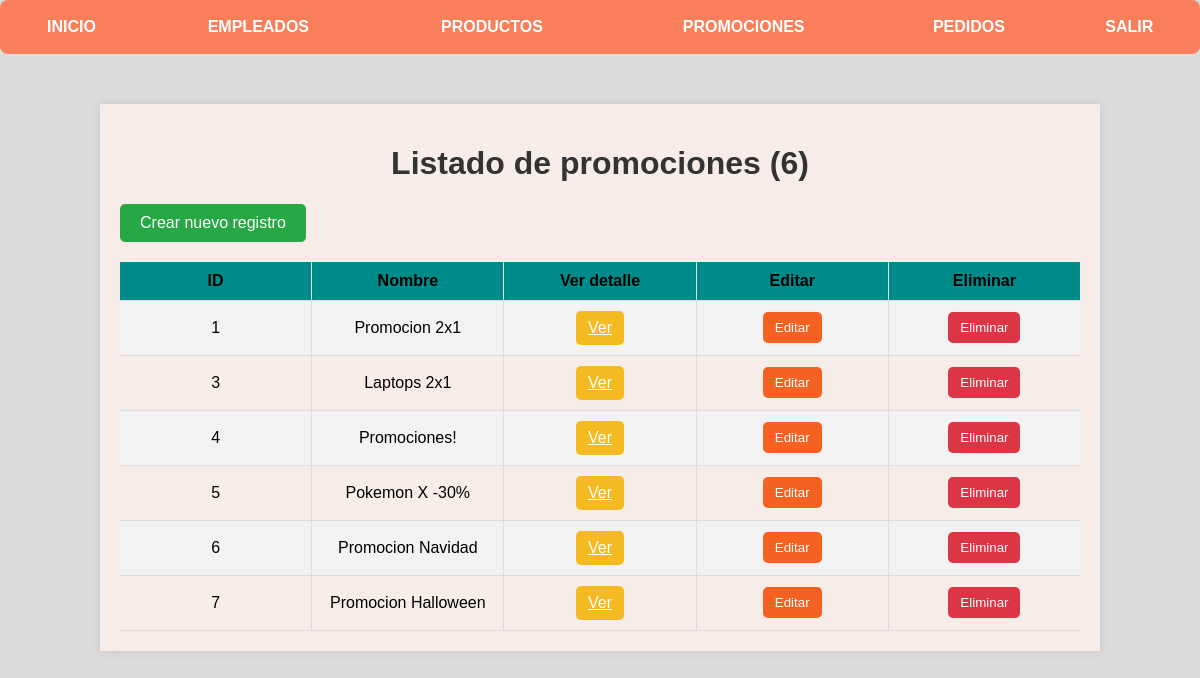
/promociones_lista.php (signed in), run on the app's committed database.
### tables this page shows
CREATE TABLE `promociones` (
  `id` int(11) NOT NULL,
  `nombre` varchar(128) NOT NULL,
  `archivo_n` varchar(255) DEFAULT NULL,
  `archivo` varchar(128) DEFAULT NULL,
  `eliminado` tinyint(1) DEFAULT 0
);

### promociones_lista.php (the view, shortened to what this page needs)
<?php
$con = conecta();
$sql = "SELECT * FROM promociones WHERE eliminado = 0";
$res = $con->query($sql);
$num = $res->num_rows;
?>
<!DOCTYPE html>
<html lang="es">
<head>
</head>
<body>
    <?php
        include('menu_navegacion.php')
    ?>
    <div class="container">
        <h1>Listado de promociones (<?php echo $num; ?>)</h1>
        <a href="promociones_alta.php" class="btn-crear">Crear nuevo registro</a>
        <div class="tabla-promociones">
            <div class="fila header">
                <div>ID</div>
                <div>Nombre</div>
                <div>Ver detalle</div>
                <div>Editar</div>
                <div>Eliminar</div>
            </div>
            <?php while($row = $res->fetch_array()): ?>
            <div class="fila" id="fila-<?php echo $row['id']; ?>">
                <div><?php echo $row["id"]; ?></div>
                <div><?php echo $row["nombre"]; ?></div>
                <div>
                    <a href="verDetalle_promociones.php?id=<?php echo $row['id']; ?>" class="btn-ver">Ver</a>
                </div>
                <div>
                    <form action="editar_promociones.php" method="POST" style="display: inline;">
                        <button type="submit" class="btn-editar">Editar</button>
                    </form>
                </div>
                <div>
                    <button class="btn-eliminar" onclick="confirmDelete(<?php echo $row['id']; ?>)">Eliminar</button>
                </div>
            </div>
            <?php endwhile; ?>
        </div>
    </div>
</body>
</html>

### promociones_lista.php (style rules this page uses)
body { font-family: Arial, sans-serif; margin: 0; padding: 0; background-color: #DCDCDC; }
.container { width: 80%; margin: 50px auto; background-color: #F6EDE8; padding: 20px; box-shadow: 0 0 10px rgba(0, 0, 0, 0.1); }
h1 { text-align: center; color: #333; }
.btn-crear { display: inline-block; padding: 10px 20px; margin-bottom: 20px; background-color: #28a745; color: #fff; text-decoration: none; border-radius: 5px; }
.tabla-promociones { display: flex; flex-direction: column; }
.fila { display: flex; border-bottom: 1px solid #ddd; }
.fila.header { font-weight: bold; background-color: #008B8B; }
.fila div { padding: 10px; flex: 1; border-right: 1px solid #ddd; display: flex; justify-content: center; align-items: center; }
.fila div:last-child { border-right: none; }
.fila:nth-child(even) { background-color: #f2f2f2; }
.btn-eliminar { background-color: #dc3545; color: white; border: none; padding: 8px 12px; border-radius: 5px; cursor: pointer; transition: background-color 0.3s ease; }
.btn-editar { background-color: #f46121; color: white; border: none; padding: 8px 12px; border-radius: 5px; cursor: pointer; transition: background-color 0.3s ease; }
.btn-ver { background-color: #f4ba21; color: white; padding: 8px 12px; border-radius: 5px; border: none; cursor: pointer; }

### menu_navegacion.php (style rules this page uses)
body { font-family: Arial, sans-serif; }

### data on the page
promociones: id "1", nombre "Promocion 2x1"
promociones: id "3", nombre "Laptops 2x1"
promociones: id "4", nombre "Promociones!"
promociones: id "5", nombre "Pokemon X -30%"
promociones: id "6", nombre "Promocion Navidad"
promociones: id "7", nombre "Promocion Halloween"

### other printed values
$num "6"
